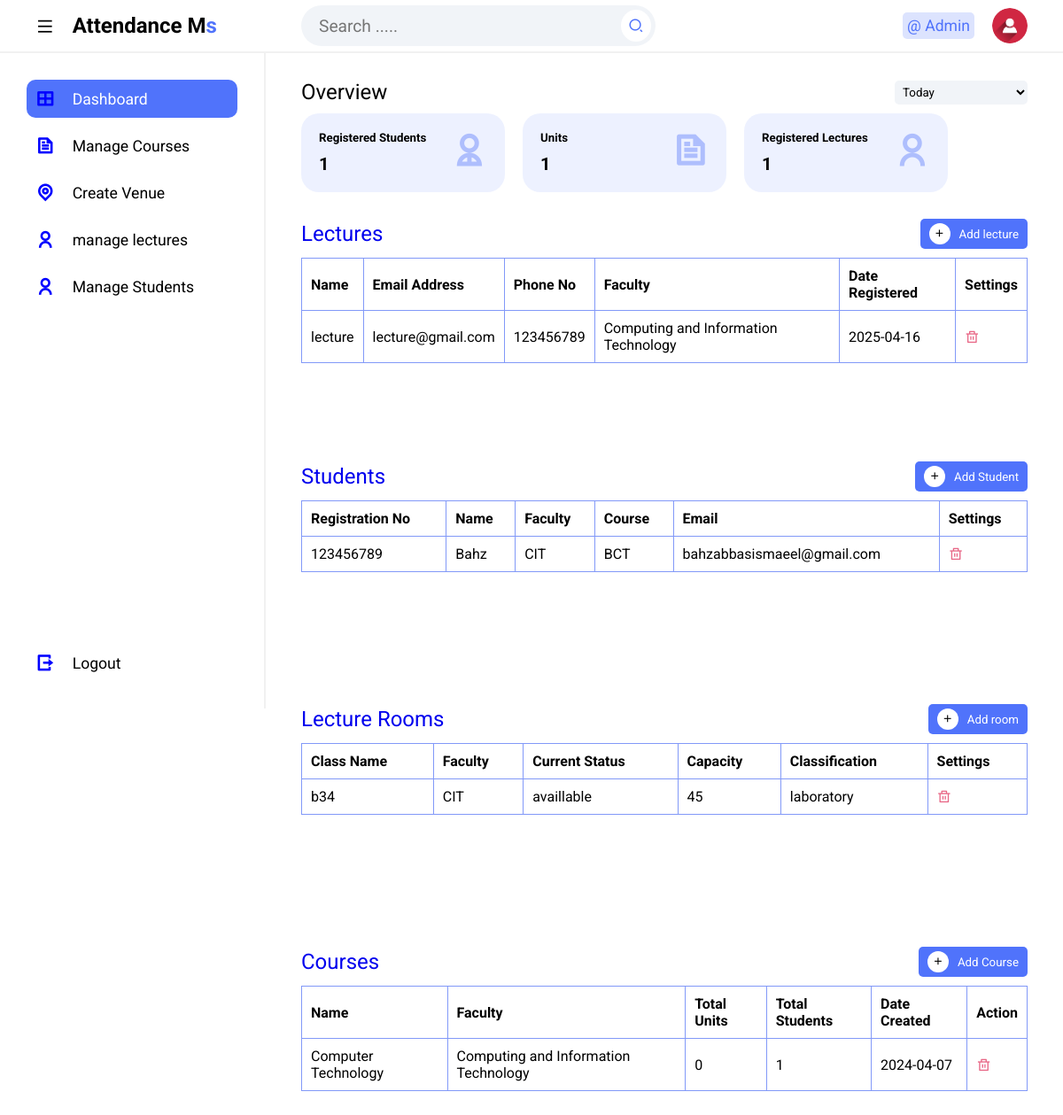
Page /home (signed in) on the committed database.
### tables this page shows
CREATE TABLE `tbllecture` (
  `Id` int(10) NOT NULL,
  `firstName` varchar(255) NOT NULL,
  `lastName` varchar(255) NOT NULL,
  `emailAddress` varchar(255) NOT NULL,
  `password` varchar(255) NOT NULL,
  `phoneNo` varchar(50) NOT NULL,
  `facultyCode` varchar(50) NOT NULL,
  `dateCreated` varchar(50) NOT NULL
);

CREATE TABLE `tblfaculty` (
  `Id` int(10) NOT NULL,
  `facultyName` varchar(255) NOT NULL,
  `facultyCode` varchar(50) NOT NULL,
  `dateRegistered` date NOT NULL
);

CREATE TABLE `tblstudents` (
  `Id` int(10) NOT NULL,
  `firstName` varchar(255) NOT NULL,
  `lastName` varchar(255) NOT NULL,
  `registrationNumber` varchar(255) NOT NULL,
  `email` varchar(50) NOT NULL,
  `faculty` varchar(10) NOT NULL,
  `courseCode` varchar(20) NOT NULL,
  `studentImage` varchar(300) NOT NULL,
  `dateRegistered` varchar(50) NOT NULL
);

CREATE TABLE `tblvenue` (
  `Id` int(10) NOT NULL,
  `className` varchar(50) NOT NULL,
  `facultyCode` varchar(50) NOT NULL,
  `currentStatus` varchar(50) NOT NULL,
  `capacity` int(10) NOT NULL,
  `classification` varchar(50) NOT NULL,
  `dateCreated` date NOT NULL
);

CREATE TABLE `tblcourse` (
  `Id` int(50) NOT NULL,
  `name` varchar(50) NOT NULL,
  `facultyID` int(50) NOT NULL,
  `dateCreated` date NOT NULL,
  `courseCode` varchar(50) NOT NULL
);

### resources/pages/administrator/home.php (the view, shortened to what this page needs)
<!DOCTYPE html>
<html lang="en">
<head>
    <link href="https://cdnjs.cloudflare.com/ajax/libs/remixicon/4.2.0/remixicon.css" rel="stylesheet">
    <link rel="stylesheet" href="resources/assets/css/styles.css">
</head>
<body>
    <?php include 'includes/topbar.php'; ?>
    <section class="main">
        <?php include 'includes/sidebar.php'; ?>
        <div class="main--content">
            <div class="overview">
                <div class="title">
                    <h2 class="section--title">Overview</h2>
                    <select name="date" id="date" class="dropdown">
                        <option value="today">Today</option>
                    </select>
                </div>
                <div class="cards">
                    <div class="card card-1">
                        <div class="card--data">
                            <div class="card--content">
                                <h5 class="card--title">Registered Students</h5>
                                <h1><?php total_rows('tblstudents') ?></h1>
                            </div>
                            <i class="ri-user-2-line card--icon--lg"></i>
                        </div>
                    </div>
                    <div class="card card-1">
                        <div class="card--data">
                            <div class="card--content">
                                <h5 class="card--title">Units</h5>
                                <h1><?php total_rows("tblunit") ?></h1>
                            </div>
                            <i class="ri-file-text-line card--icon--lg"></i>
                        </div>
                    </div>
                    <div class="card card-1">
                        <div class="card--data">
                            <div class="card--content">
                                <h5 class="card--title">Registered Lectures</h5>
                                <h1><?php total_rows('tbllecture') ?></h1>
                            </div>
                            <i class="ri-user-line card--icon--lg"></i>
                        </div>
                    </div>
                </div>
            </div>
            <div class="table-container">
                <a href="manage-lecture" style="text-decoration:none;">
                    <div class="title">
                        <h2 class="section--title">Lectures</h2>
                        <button class="add"><i class="ri-add-line"></i>Add lecture</button>
                    </div>
                </a>
                <div class="table">
                    <table>
                        <thead>
                            <tr>
                                <th>Name</th>
                                <th>Email Address</th>
                                <th>Phone No</th>
                                <th>Faculty</th>
                                <th>Date Registered</th>
                                <th>Settings</th>
                            </tr>
                        </thead>
                        <tbody>
                            <tr>
                                <?php
                                $sql = "SELECT l.*, f.facultyName
                         FROM tbllecture l
                         LEFT JOIN tblfaculty f ON l.facultyCode = f.facultyCode";
                                $stmt = $pdo->query($sql);
                                $result = $stmt->fetchAll(PDO::FETCH_ASSOC);
                                if ($result) {
                                    foreach ($result as $row) {
                                        echo "<tr id='rowlecture{$row["Id"]}'>";
                                        echo "<td>" . $row["firstName"] . "</td>";
                                        echo "<td>" . $row["emailAddress"] . "</td>";
                                        echo "<td>" . $row["phoneNo"] . "</td>";
                                        echo "<td>" . $row["facultyName"] . "</td>";
                                        echo "<td>" . $row["dateCreated"] . "</td>";
                                        echo "<td><span><i class='ri-delete-bin-line delete' data-id='{$row["Id"]}' data-name='lecture'></i></span></td>";
                                        echo "</tr>";
                                    }
                                } else {
                                    echo "<tr><td colspan='6'>No records found</td></tr>";
                                }
                                ?>
                        </tbody>
                    </table>
                </div>
            </div>
            <div class="table-container">
                <a href="manage-students" style="text-decoration:none;">
                    <div class="title">
                        <h2 class="section--title">Students</h2>
                        <button class="add"><i class="ri-add-line"></i>Add Student</button>
                    </div>
                </a>
                <div class="table">
                    <table>
                        <thead>
                            <tr>
                                <th>Registration No</th>
                                <th>Name</th>
                                <th>Faculty</th>
                                <th>Course</th>
                                <th>Email</th>
                                <th>Settings</th>
                            </tr>
                        </thead>
                        <tbody>
                            <?php
                            $sql = "SELECT * FROM tblstudents";
                            $stmt = $pdo->query($sql);
                            $result = $stmt->fetchAll(PDO::FETCH_ASSOC);
                            if ($result) {
                                foreach ($result as $row) {
                                    echo "<tr id='rowstudents{$row["Id"]}'>";
                                    echo "<td>" . $row["registrationNumber"] . "</td>";
                                    echo "<td>" . $row["firstName"] . "</td>";
                                    echo "<td>" . $row["faculty"] . "</td>";
                                    echo "<td>" . $row["courseCode"] . "</td>";
                                    echo "<td>" . $row["email"] . "</td>";
                                    echo "<td><span><i class='ri-delete-bin-line delete' data-id='{$row["Id"]}' data-name='students'></i></span></td>";
                                    echo "</tr>";
                                }
                            } else {
                                echo "<tr><td colspan='6'>No records found</td></tr>";
                            }
                            ?>
                        </tbody>
                    </table>
                </div>
            </div>
            <div class="table-container">
                <a href="create-venue" style="text-decoration:none;">
                    <div class="title">
                        <h2 class="section--title">Lecture Rooms</h2>
                        <button class="add"><i class="ri-add-line"></i>Add room</button>
                    </div>
                </a>
                <div class="table">
                    <table>
                        <thead>
                            <tr>
                                <th>Class Name</th>
                                <th>Faculty</th>
                                <th>Current Status</th>
                                <th>Capacity</th>
                                <th>Classification</th>
                                <th>Settings</th>
                            </tr>
                        </thead>
                        <tbody>
                            <?php
                            $sql = "SELECT * FROM tblvenue";
                            $stmt = $pdo->query($sql);
                            $result = $stmt->fetchAll(PDO::FETCH_ASSOC);
                            if ($result) {
                                foreach ($result as $row) {
                                    echo "<tr id='rowvenue{$row["Id"]}'>";
                                    echo "<td>" . $row["className"] . "</td>";
                                    echo "<td>" . $row["facultyCode"] . "</td>";
                                    echo "<td>" . $row["currentStatus"] . "</td>";
                                    echo "<td>" . $row["capacity"] . "</td>";
                                    echo "<td>" . $row["classification"] . "</td>";
                                    echo "<td><span><i class='ri-delete-bin-line delete' data-id='{$row["Id"]}' data-name='venue'></i></span></td>";
                                    echo "</tr>";
                                }
                            } else {
                                echo "<tr><td colspan='6'>No records found</td></tr>";
                            } ?>
                        </tbody>
                    </table>
                </div>
            </div>
            <div class="table-container">
                <a href="manage-course" style="text-decoration:none;">
                    <div class="title">
                        <h2 class="section--title">Courses</h2>
                        <button class="add"><i class="ri-add-line"></i>Add Course</button>
                    </div>
                </a>
                <div class="table">
                    <table>
                        <thead>
                            <tr>
                                <th>Name</th>
                                <th>Faculty</th>
                                <th>Total Units</th>
                                <th>Total Students</th>
                                <th>Date Created</th>
                                <th>Action</th>
                            </tr>
                        </thead>
                        <tbody>
                            <?php
                            $sql = "SELECT
                        c.name AS course_name,c.Id AS Id,
                        c.facultyID AS faculty,
                        f.facultyName AS faculty_name,
                        COUNT(u.ID) AS total_units,
                        COUNT(DISTINCT s.Id) AS total_students,
                        c.dateCreated AS date_created
                        FROM tblcourse c
                        LEFT JOIN tblunit u ON c.ID = u.courseID
                        LEFT JOIN tblstudents s ON c.courseCode = s.courseCode
                        LEFT JOIN tblfaculty f on c.facultyID=f.Id
                        GROUP BY c.ID";
                            $stmt = $pdo->query($sql);
                            $result = $stmt->fetchAll(PDO::FETCH_ASSOC);
                            if ($result) {
                                foreach ($result as $row) {
                                    echo "<tr id='rowcourse{$row["Id"]}'>";
                                    echo "<td>" . $row["course_name"] . "</td>";
                                    echo "<td>" . $row["faculty_name"] . "</td>";
                                    echo "<td>" . $row["total_units"] . "</td>";
                                    echo "<td>" . $row["total_students"] . "</td>";
                                    echo "<td>" . $row["date_created"] . "</td>";
                                    echo "<td><span><i class='ri-delete-bin-line delete' data-id='{$row["Id"]}' data-name='course'></i></span></td>";
                                    echo "</tr>";
                                }
                            } else {
                                echo "<tr><td colspan='6'>No records found</td></tr>";
                            }
                            ?>
                        </tbody>
                    </table>
                </div>
            </div>
        </div>
    </section>
</body>
</html>

### resources/assets/css/styles.css (style rules this page uses)
* { margin: 0; padding: 0; box-sizing: border-box; font-family: 'Roboto', sans-serif; }
body { position: relative; width: 100%; }
.main { position: relative; width: 100%; min-height: calc(100vh - 60px); }
a { text-decoration: none; }
thead { position:sticky; top:0; background-color:white; padding:20px; }
.main--content { position: absolute; top: 0; right: 0; height: 100%; width: calc(100% - 300px); padding: 0 40px; transition: .3s; }
.title { display: flex; align-items: center; justify-content: space-between; margin-bottom: 10px; margin-top: 30px; }
.section--title { font-weight: 400; }
.dropdown { outline: none; border: none; background-color: #f1f4f8; border-radius: 5px; width: 150px; padding: 5px; }
.cards { display: flex; gap: 20px; }
.card { padding: 20px; border-radius: 20px; min-width: 230px; height: auto; transition: .3s; }
.card--data { display: flex; align-items: flex-start; justify-content: space-between; }
.card h1 { font-size: 20px; margin-top: 10px; }
.card--icon--lg { font-size: 40px; color:black; font-weight:bold; }
.card-1 { background-color: rgba(80, 115, 251, .1); }
.card-1 .card--title { color: black; }
.card-1 .card--icon--lg { color: rgba(80, 115, 251, .4); }
.add { display: flex; align-items: center; padding: 5px 10px; outline: none; border: none; background-color: #5073fb; color: #fff; border-radius: 5px; cursor: pointer; transition: .3s; }
.add i { margin-right: 10px; padding: 5px; background-color: #fff; border-radius: 50%; color: #000; }
.table-container { margin-bottom: 20px; }
.table { height: 200px; overflow-y: scroll; }
table { width: 100%; text-align: left; border-collapse: collapse; }
tr { border-bottom: 1px solid #f1f1f1; }
td, th { padding-block: 10px; border: 1px solid #8299f8; padding: 10px; }
.delete { color: #e86786; }
@media screen and (max-width:1350px) { .cards, .rooms--cards { overflow-x: hidden; } }

### rows in the picture
tbllecture: firstName "lecture", emailAddress "lecture@gmail.com", phoneNo "123456789", tblfaculty.facultyName "Computing and Information Technology", dateCreated "2025-04-16"
tblstudents: registrationNumber "123456789", firstName "Bahz", faculty "CIT", courseCode "BCT", email "bahzabbasismaeel@gmail.com"
tblvenue: className "b34", facultyCode "CIT", currentStatus "availlable", capacity "45", classification "laboratory"
tblcourse: name "Computer Technology", facultyID.facultyName "Computing and Information Technology", total_units "0", total_students "1", dateCreated "2024-04-07"

### other values in the picture
$logged_in->name "Admin"
$total_rows "1 1 1"
